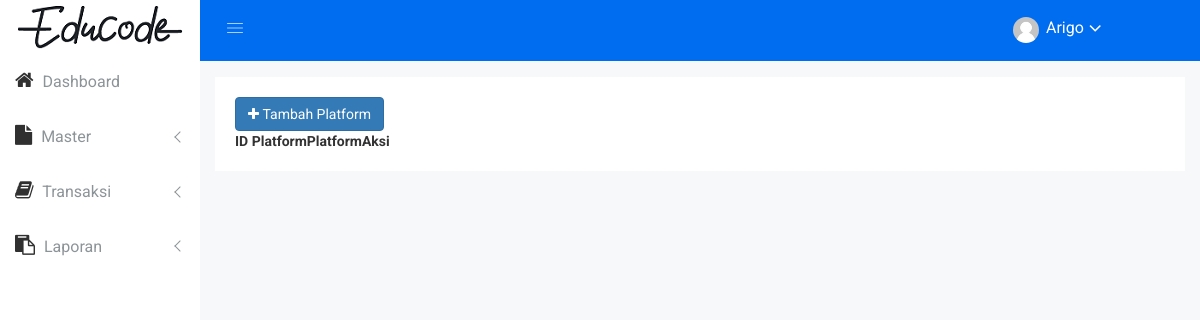
Page /index.php?page=platform (signed in) on the earlier database version.
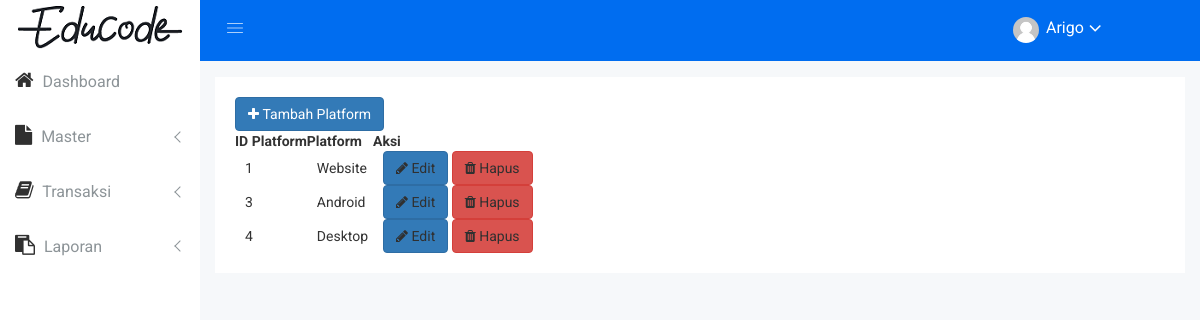
Same page on the later database version.
### tables this page shows
CREATE TABLE IF NOT EXISTS `tb_platform` (
`id_platform` int(11) NOT NULL,
  `nama_platform` varchar(45) DEFAULT NULL
);

### page/platform.php (the view)
<div class="data-table-area mg-b-15" style="padding-top: 20px;">
    <div class="container-fluid">
        <div class="row">
            <div class="col-lg-12 col-md-12 col-sm-12 col-xs-12">
                <div class="sparkline13-list">
                    <div class="sparkline13-hd">
                        <div class="main-sparkline13-hd">
                            <a href="index.php?page=platform-add" class="btn btn-custon-rounded-three btn-primary"><i class="fa fa-plus"></i>&nbsp;Tambah Platform</a>
                        </div>
                    </div>
                    <div class="sparkline13-graph">
                        <div class="datatable-dashv1-list custom-datatable-overright">
                            <table id="table" data-toggle="table" data-pagination="true" data-search="true" data-show-columns="true" data-show-pagination-switch="true" data-show-toggle="true" data-show-export="true" data-click-to-select="true" data-toolbar="#toolbar">
                                <thead>
                                    <tr>
                                        <th data-field="id_platform">ID Platform</th>
                                        <th data-field="platform">Platform</th>
                                        <th data-field="action">Aksi</th>
                                    </tr>
                                </thead>
                                <tbody>
                                <?php
                                    $r = $con->query("SELECT * FROM tb_platform");
                                    while ($rr = $r->fetch_array()) {
                                ?>
                                    <tr>
                                        <td><?php echo $rr['id_platform'];?></td>
                                        <td><?php echo $rr['nama_platform'];?></td>
                                        <td>
                                            <a href="index.php?page=platform-edit&id_platform=<?php echo $rr['id_platform'];?>" class="btn btn-custon-rounded-three btn-primary"><i class="fa fa-pencil"></i>&nbsp;Edit</a>
                                            <a href="controller/act-platform-del.php?id_platform=<?php echo $rr['id_platform'];?>" onclick="return confirm('Yakin ingin hapus data?')" class="btn btn-custon-rounded-three btn-danger"><i class="fa fa-trash"></i>&nbsp;Hapus</a>
                                        </td>
                                    </tr>
                                <?php
                                    }
                                ?>
                                </tbody>
                            </table>
                        </div>
                    </div>
                </div>
            </div>
        </div>
    </div>
</div>

Differences in the rows shown:
added tb_platform: id_platform "1", nama_platform "Website"
added tb_platform: id_platform "3", nama_platform "Android"
added tb_platform: id_platform "4", nama_platform "Desktop"
